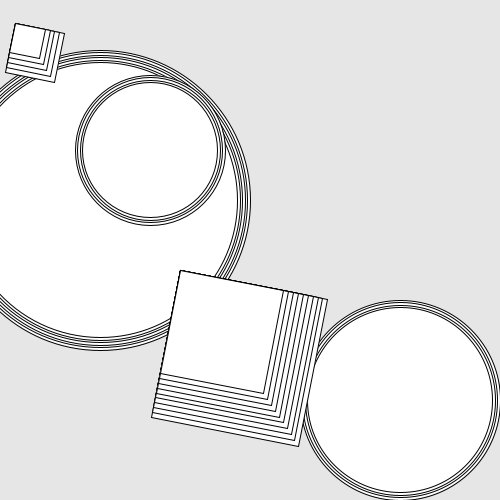
Frame 1 (no input)
Frame 60 (the mouse pressed at the canvas centre just before this capture): identical to frame 1, image omitted
Frame 120 (the mouse held since frame 60 and released just before this capture): identical to frame 1, image omitted

The Processing sketch that drew this single still picture (run headless with seeded random() and noise(); from frame 60 on, the mouse is pressed at the canvas centre):

// Processing sketch: sketch_21_2
// ── sketch_21_2.pde

void setup() {
  size(500,500);
}

void draw () {
  background (230);
  myFunction(300, 300, 100, 200);
  myFunction(200, 200, 400, 400);
  myFunction(150, 200, 150, 150);
  rotate(PI/16); 
  weirdSqaure(150,100,230,230); 
  weirdSqaure(50,50,20,20); 
}

void myFunction(int size, int number, int x, int y) {
  
  for (int counter = number; counter > 15; counter-=50) { 
    ellipse(x,y,size,size);
    size-=5;
    
  }
  
}

void weirdSqaure (int size, int number, int x, int y) {
  for (int counter = number; counter > 5; counter-=10) {
    rect(x,y,size,size);
    size-=5;
  }
  
}
